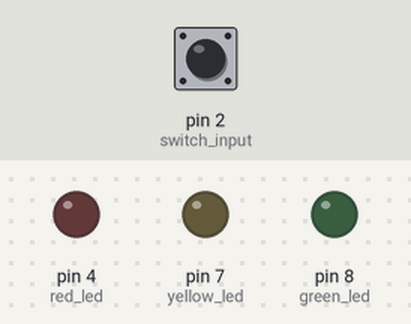
A sketch run on a simulated Arduino Uno, built with avr-gcc and run on an emulated ATmega328P. On the bench: output pins drawn as LEDs (lit = HIGH). The inputs (shaded band) are chosen by the test bench; at power-on: pin 2 (switch_input) LOW.

Above: at 0.1 s.
At 1.2 s:
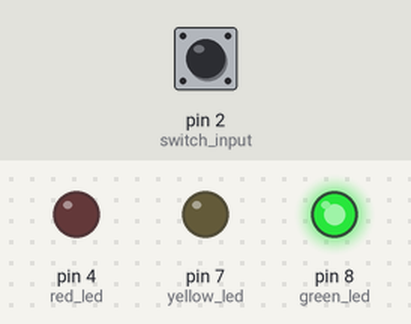
1.3 s: pin 2 (switch_input) pulled HIGH for 0.15 s
At 1.9 s:
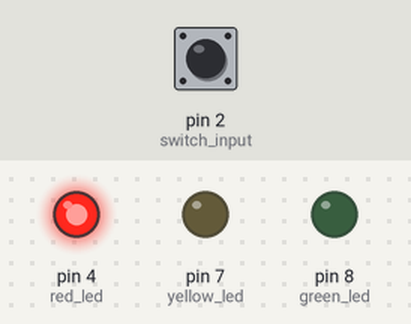
Timing chart, 0 to 52.8 s (numbered marks = the images above; inputs shaded):
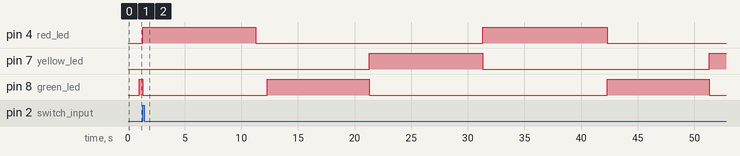

The sketch:

Arduino_cod.ino
```cpp
// C++ code
//

long start_time= 0;
int button1;
int green_led=8;
int red_led=4;
int yellow_led=7;
int switch_input=2;

void setup()
{

  pinMode(switch_input, INPUT);
  pinMode(red_led, OUTPUT);
  pinMode(yellow_led, OUTPUT);
  pinMode(green_led, OUTPUT);

}

void loop()
{
  button1 = digitalRead(switch_input) ;
  long present_time= millis();
  long time_period=present_time-start_time;
  if (time_period>1000 && time_period<10000){
   digitalWrite(green_led,HIGH);
   digitalWrite(yellow_led,LOW);
   digitalWrite(red_led,LOW);

  }
   else if (time_period>10000 && time_period<20000){
   digitalWrite(green_led,LOW);
   digitalWrite(yellow_led,HIGH);
   digitalWrite(red_led,LOW);

  }


  else if (time_period>20000 && time_period<30000){
   digitalWrite(green_led,LOW);
   digitalWrite(yellow_led,LOW);
   digitalWrite(red_led,HIGH);
  }
  else if(time_period>30000){
   start_time=present_time;
  }


  if ( button1 == HIGH){
   digitalWrite(red_led,HIGH);
   digitalWrite(yellow_led,LOW);
   digitalWrite(green_led,LOW);
    delay(10000);
    digitalWrite(red_led,LOW);
    start_time=millis();
  }

}
```

Measured:
- by itself, pin 4 (red_led): alternates HIGH for 10.5 s and LOW for 20.0 s
